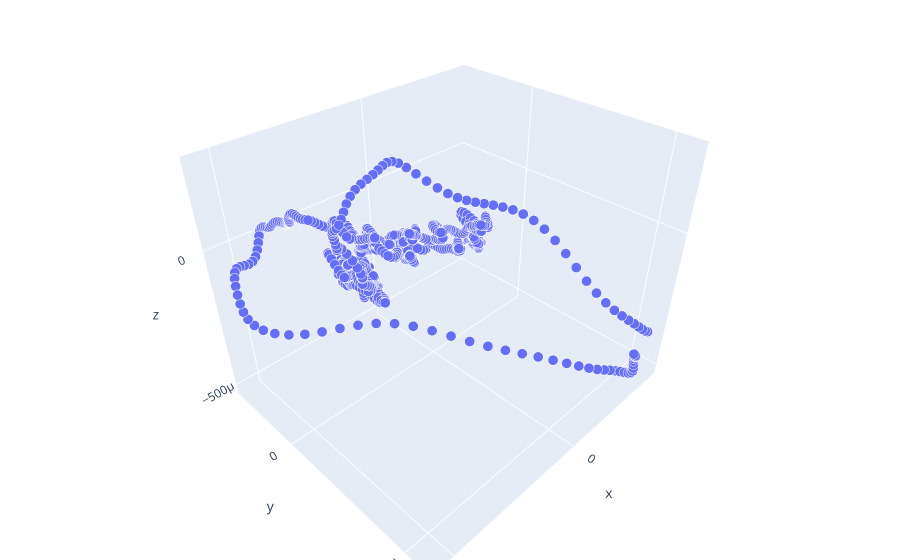
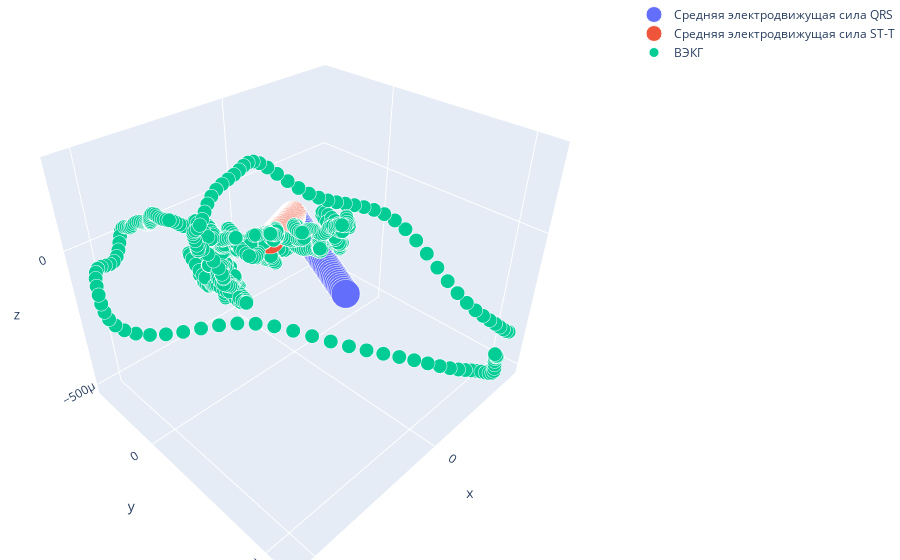

Notebook cell for these charts, in order:
### Code cell
input ={}
input["data_edf"] = 'C:/Users/Дмитрий/Downloads/НД-ЭКГ-1.0 от 140323/НД-ЭКГ-1.0 от 140323/1090205.edf'
input["n_term_start"] = 3
input["n_term_finish"] = 3
input["filt"] = True
input["f_sreza"] = 0.5
input["f_sampling"] = 2000
input["show_detected_pqrst"] = True
input["show_ecg"] = True
input["plot_3d"] = True
input["save_images"] = False
input["show_log_scaling"] = True
input["cancel_showing"] = False
input["qrs_loop_area"] = True
input["t_loop_area"] = True
input["show_log_loop_area"] = True
input["count_qrst_angle"] = True
input["show_log_qrst_angle"] = True
res = process(input)

### Figure 1 — Plotly figure (JSON) as saved in the notebook; plotly's stock layout.template omitted (floating-point values rounded to 4 significant figures; data arrays with more than 128 entries replaced by an {"elided": "..."} marker saying what was removed)
{"data": [{"hovertemplate": "x=%{x}<br>y=%{y}<br>z=%{z}<br>size=%{marker.size}<extra></extra>", "legendgroup": "", "marker": {"color": "#636efa", "opacity": 1, "size": {"elided": "1422 int values"}, "sizemode": "area", "sizeref": 1, "symbol": "circle"}, "mode": "markers", "name": "", "scene": "scene", "showlegend": false, "type": "scatter3d", "x": {"elided": "1422 float values"}, "y": {"elided": "1422 float values"}, "z": {"elided": "1422 float values"}}], "layout": {"legend": {"itemsizing": "constant", "tracegroupgap": 0}, "margin": {"b": 0, "l": 0, "r": 0, "t": 0}, "scene": {"domain": {"x": [0, 1], "y": [0, 1]}, "xaxis": {"title": {"text": "x"}}, "yaxis": {"title": {"text": "y"}}, "zaxis": {"title": {"text": "z"}}}}}

### Figure 2 — Plotly figure (JSON) as saved in the notebook; plotly's stock layout.template omitted (floating-point values rounded to 4 significant figures; data arrays with more than 128 entries replaced by an {"elided": "..."} marker saying what was removed)
{"data": [{"marker": {"opacity": 1, "size": [20, 20, 20, 20, 20, 20, 20, 20, 20, 20, 20, 20, 20, 20, 20, 20, 20, 20, 20, 20, 20, 20, 20, 20, 20, 20, 20, 20, 20, 20, 20, 20, 20, 20, 20, 20, 20, 20, 20, 20, 20], "sizemode": "diameter"}, "mode": "markers", "name": "Средняя электродвижущая сила QRS", "type": "scatter3d", "x": [0, -4.965e-08, -9.931e-08, -1.49e-07, -1.986e-07, -2.483e-07, -2.979e-07, -3.476e-07, -3.972e-07, -4.469e-07, -4.965e-07, -5.462e-07, -5.958e-07, -6.455e-07, -6.952e-07, -7.448e-07, -7.945e-07, -8.441e-07, -8.938e-07, -9.434e-07, -9.931e-07, -1.043e-06, -1.092e-06, -1.142e-06, -1.192e-06, -1.241e-06, -1.291e-06, -1.341e-06, -1.39e-06, -1.44e-06, -1.49e-06, -1.539e-06, -1.589e-06, -1.639e-06, -1.688e-06, -1.738e-06, -1.788e-06, -1.837e-06, -1.887e-06, -1.936e-06, -1.986e-06], "y": [0, 5.499e-06, 1.1e-05, 1.65e-05, 2.2e-05, 2.75e-05, 3.299e-05, 3.849e-05, 4.399e-05, 4.949e-05, 5.499e-05, 6.049e-05, 6.599e-05, 7.149e-05, 7.699e-05, 8.249e-05, 8.799e-05, 9.348e-05, 9.898e-05, 0.0001045, 0.00011, 0.0001155, 0.000121, 0.0001265, 0.000132, 0.0001375, 0.000143, 0.0001485, 0.000154, 0.0001595, 0.000165, 0.0001705, 0.000176, 0.0001815, 0.000187, 0.0001925, 0.000198, 0.0002035, 0.000209, 0.0002145, 0.00022], "z": [0, -4.43e-06, -8.86e-06, -1.329e-05, -1.772e-05, -2.215e-05, -2.658e-05, -3.101e-05, -3.544e-05, -3.987e-05, -4.43e-05, -4.873e-05, -5.316e-05, -5.759e-05, -6.202e-05, -6.645e-05, -7.088e-05, -7.531e-05, -7.974e-05, -8.417e-05, -8.86e-05, -9.303e-05, -9.746e-05, -0.0001019, -0.0001063, -0.0001107, -0.0001152, -0.0001196, -0.000124, -0.0001285, -0.0001329, -0.0001373, -0.0001418, -0.0001462, -0.0001506, -0.000155, -0.0001595, -0.0001639, -0.0001683, -0.0001728, -0.0001772]}, {"marker": {"opacity": 1, "size": [20, 20, 20, 20, 20, 20, 20, 20, 20, 20, 20, 20, 20, 20, 20, 20, 20, 20, 20, 20, 20, 20, 20, 20, 20, 20, 20, 20, 20, 20, 20, 20, 20, 20, 20, 20, 20, 20, 20, 20, 20], "sizemode": "diameter"}, "mode": "markers", "name": "Средняя электродвижущая сила ST-T", "type": "scatter3d", "x": [0, 4.111e-06, 8.222e-06, 1.233e-05, 1.644e-05, 2.055e-05, 2.467e-05, 2.878e-05, 3.289e-05, 3.7e-05, 4.111e-05, 4.522e-05, 4.933e-05, 5.344e-05, 5.755e-05, 6.166e-05, 6.578e-05, 6.989e-05, 7.4e-05, 7.811e-05, 8.222e-05, 8.633e-05, 9.044e-05, 9.455e-05, 9.866e-05, 0.0001028, 0.0001069, 0.000111, 0.0001151, 0.0001192, 0.0001233, 0.0001274, 0.0001316, 0.0001357, 0.0001398, 0.0001439, 0.000148, 0.0001521, 0.0001562, 0.0001603, 0.0001644], "y": [0, 2.061e-06, 4.121e-06, 6.182e-06, 8.242e-06, 1.03e-05, 1.236e-05, 1.442e-05, 1.648e-05, 1.855e-05, 2.061e-05, 2.267e-05, 2.473e-05, 2.679e-05, 2.885e-05, 3.091e-05, 3.297e-05, 3.503e-05, 3.709e-05, 3.915e-05, 4.121e-05, 4.327e-05, 4.533e-05, 4.739e-05, 4.945e-05, 5.152e-05, 5.358e-05, 5.564e-05, 5.77e-05, 5.976e-05, 6.182e-05, 6.388e-05, 6.594e-05, 6.8e-05, 7.006e-05, 7.212e-05, 7.418e-05, 7.624e-05, 7.83e-05, 8.036e-05, 8.242e-05], "z": [0, 5.744e-07, 1.149e-06, 1.723e-06, 2.297e-06, 2.872e-06, 3.446e-06, 4.02e-06, 4.595e-06, 5.169e-06, 5.744e-06, 6.318e-06, 6.892e-06, 7.467e-06, 8.041e-06, 8.615e-06, 9.19e-06, 9.764e-06, 1.034e-05, 1.091e-05, 1.149e-05, 1.206e-05, 1.264e-05, 1.321e-05, 1.378e-05, 1.436e-05, 1.493e-05, 1.551e-05, 1.608e-05, 1.666e-05, 1.723e-05, 1.78e-05, 1.838e-05, 1.895e-05, 1.953e-05, 2.01e-05, 2.068e-05, 2.125e-05, 2.183e-05, 2.24e-05, 2.297e-05]}, {"marker": {"opacity": 1, "size": {"elided": "1422 int values"}, "sizemode": "diameter"}, "mode": "markers", "name": "ВЭКГ", "type": "scatter3d", "x": {"elided": "1422 float values"}, "y": {"elided": "1422 float values"}, "z": {"elided": "1422 float values"}}], "layout": {"margin": {"b": 0, "l": 0, "r": 0, "t": 0}}}
